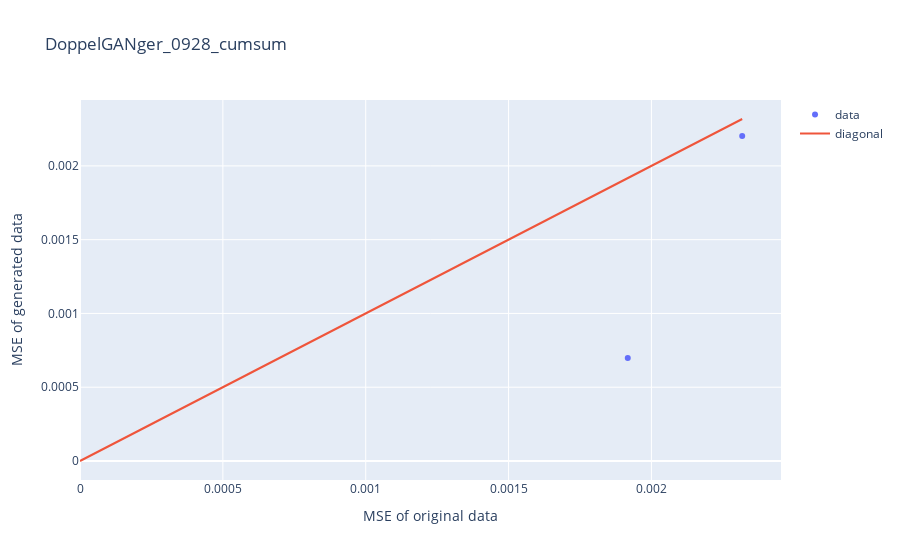

Notebook code cell kept with this figure:
### Code cell
Scatter_TSTS_TRTR(com_t)

### Figure 1 — Plotly figure (JSON) as saved in the notebook; plotly's stock layout.template omitted (floating-point values rounded to 4 significant figures)
{"data": [{"mode": "markers", "name": "data", "text": ["LR", "KNR1"], "type": "scatter", "x": [0.002318, 0.001917], "y": [0.002203, 0.0006986]}, {"mode": "lines", "name": "diagonal", "type": "scatter", "x": [0, 0.002318], "y": [0, 0.002318]}], "layout": {"title": {"text": "DoppelGANger_0928_cumsum"}, "xaxis": {"title": {"text": "MSE of original data"}}, "yaxis": {"title": {"text": "MSE of generated data"}}}}
